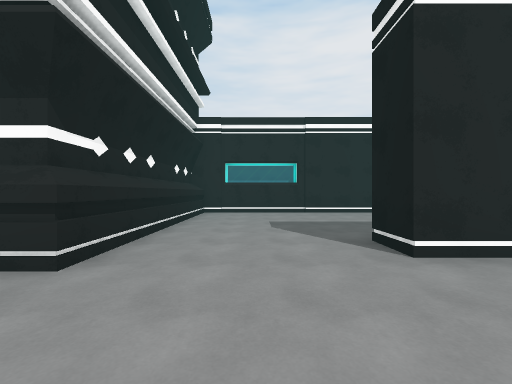
View 1 (above)

24 first-person views from a walk through a 3-D level made in the Unity game engine. The camera is 1.4 m above the floor, looks level and sees 90° across. The floor is counted in squares, 2 m on a side. Each view is taken from the middle of a square. On the plan, view 1 faces up. The plan holds only what a view shows up to about 9 squares ahead; the rest is blank. The place goes on beyond the plan. The player character is not drawn.

View 2
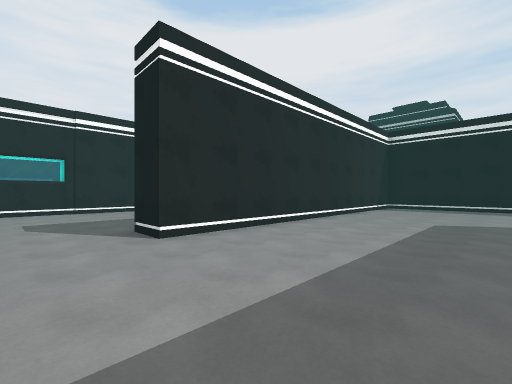

View 3
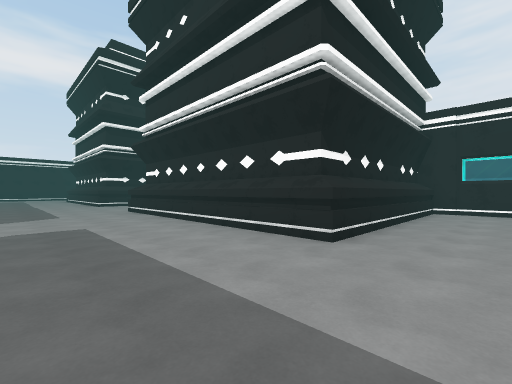

View 4
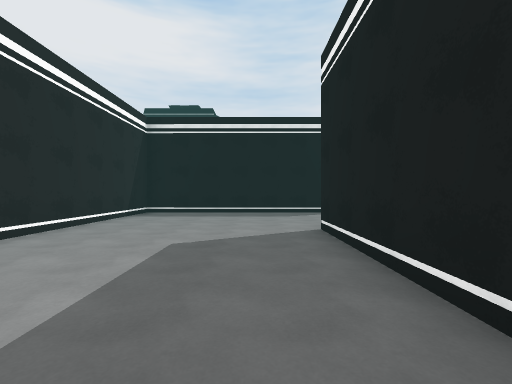

View 5
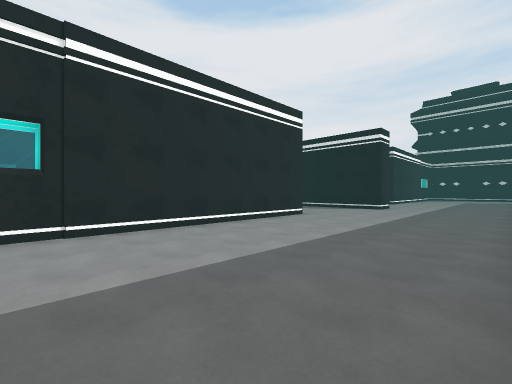

View 6
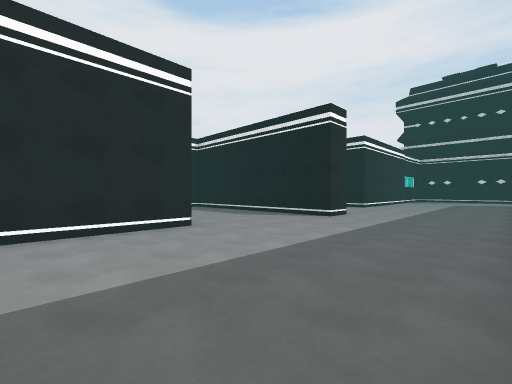

View 7
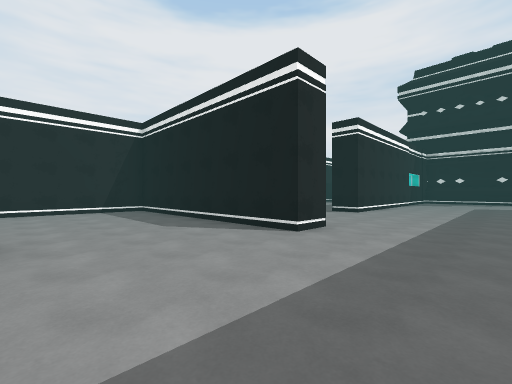

View 8
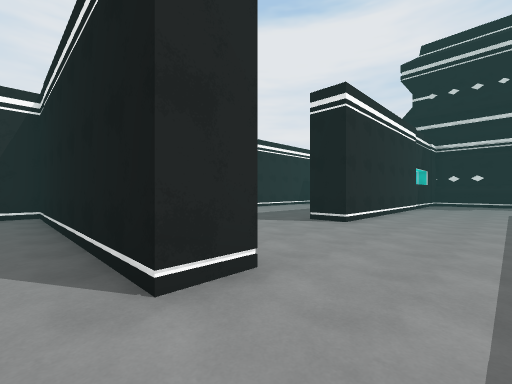

View 9
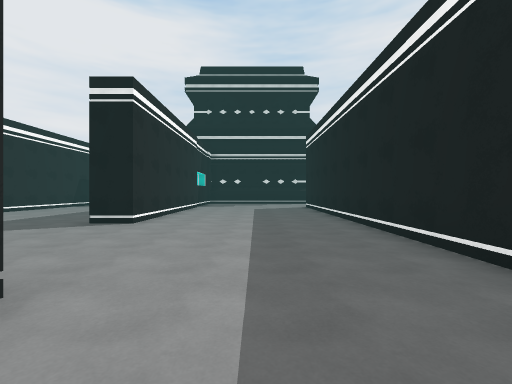

View 10
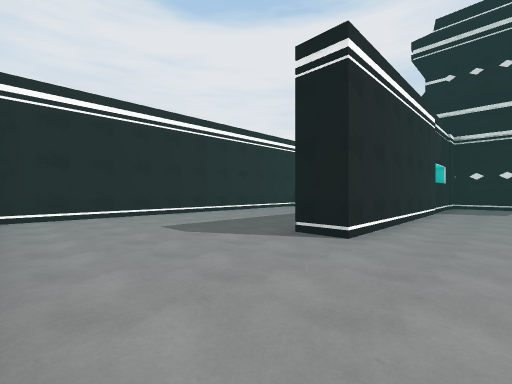

View 11
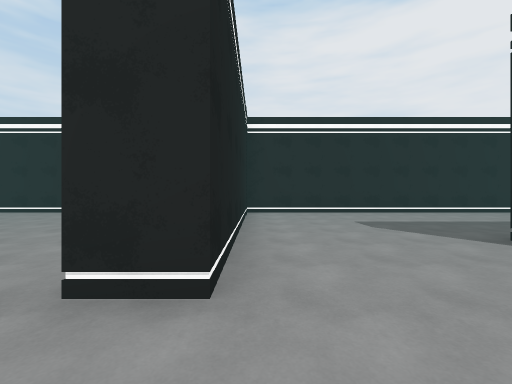

View 12
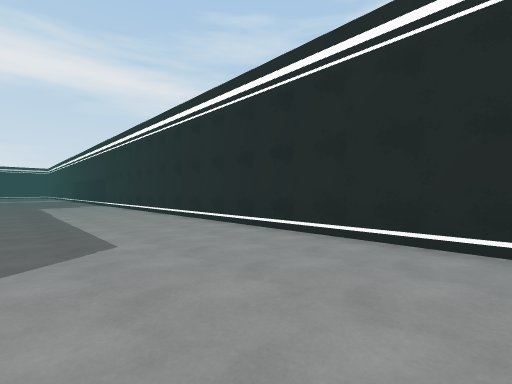

View 13
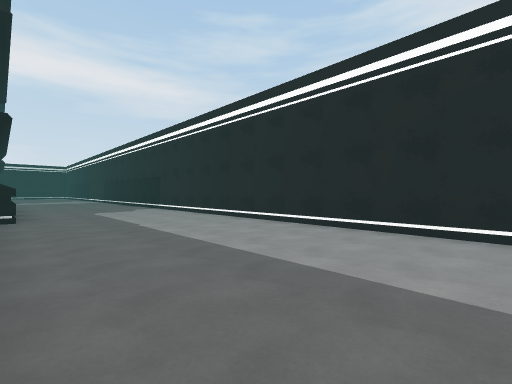

View 14
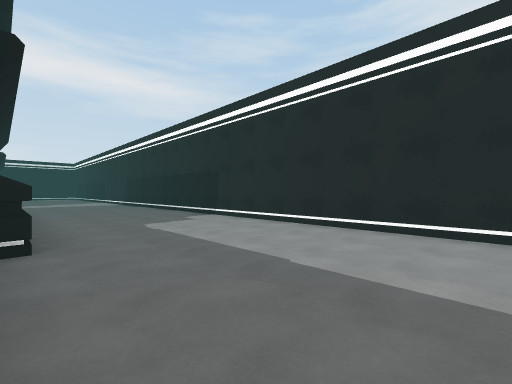

View 15
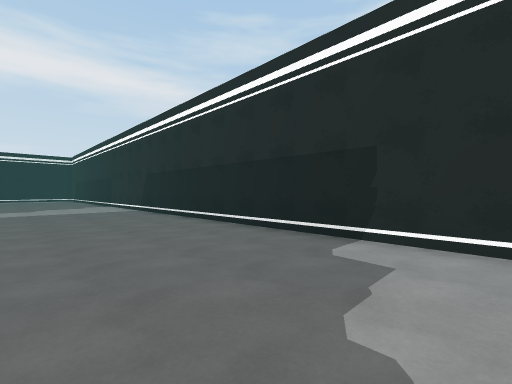

View 16
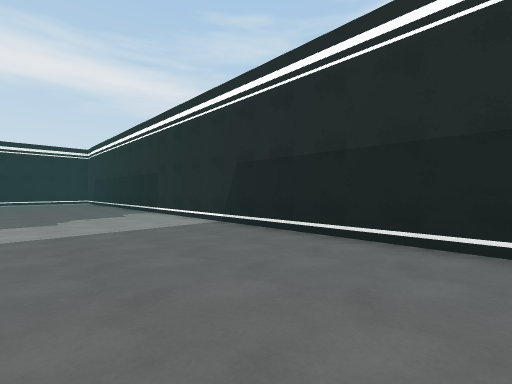

View 17
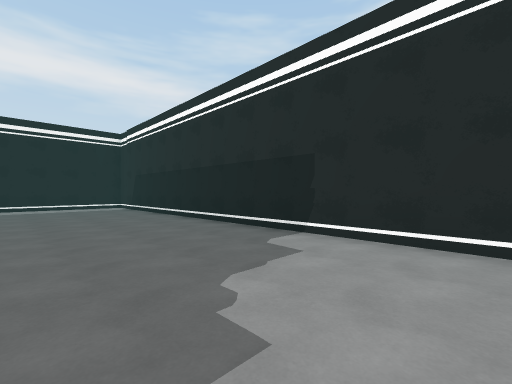

View 18
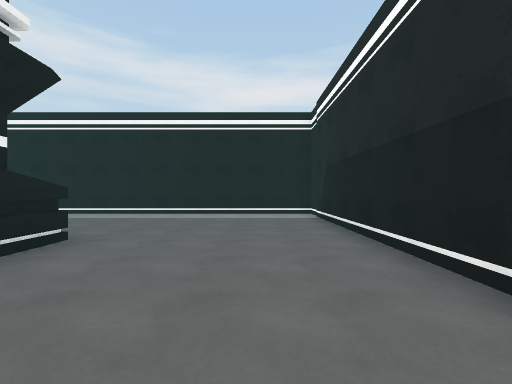

View 19
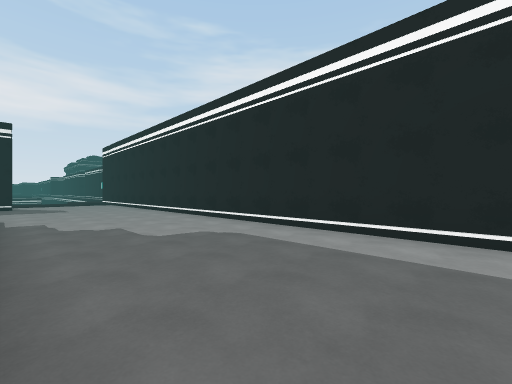

View 20
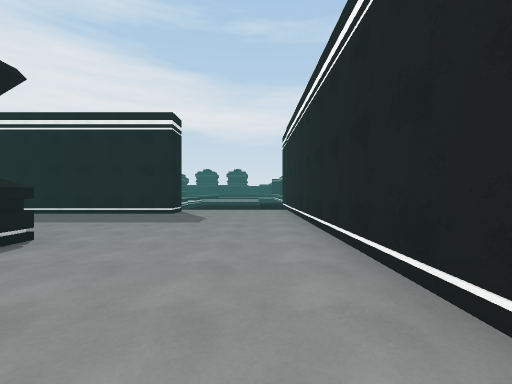

View 21
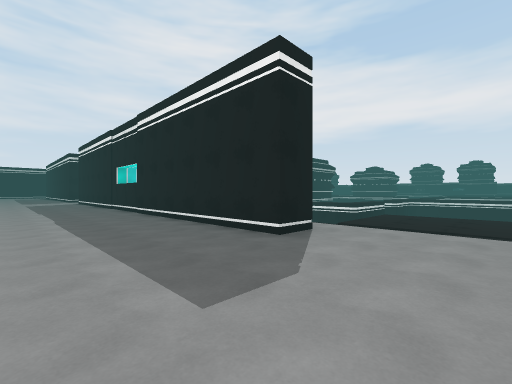

View 22
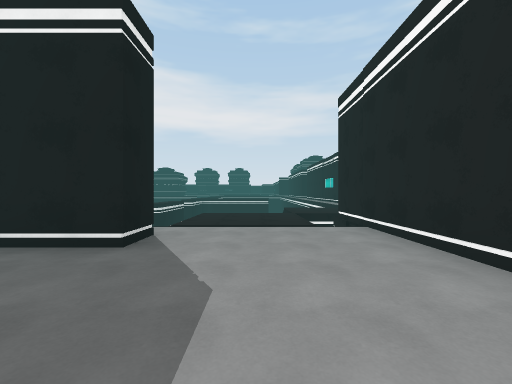

View 23
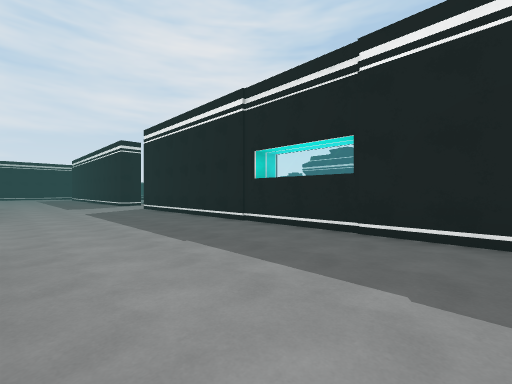

View 24
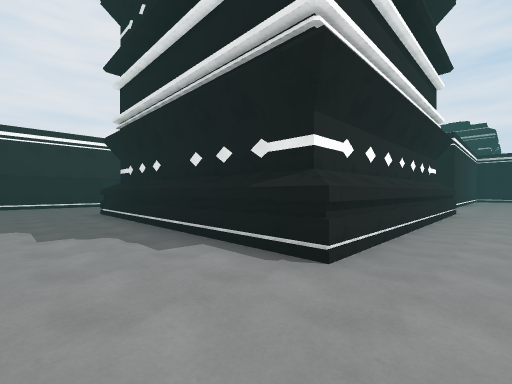

### Floor plan
Points are (right, up) in squares from view 1. A wall is a line through its corners. A room is listed if a view was taken in it or the views show most of it. See-through windows are left out.
Room 1 (views 1, 2, 3, 4, 5, 6, 7, 8, 9, 10, 11, 12, 13, 14, 15, 16, 17, 18, 19, 20, 21, 22, 23, 24)
walls: (4.1, -2.2) (7.9, -2.2); (7.9, 8.7) (-1.7, 8.7) (-1.7, 2.3) (-9.7, 2.3) (-9.7, 10.2); (11.7, -3.2) (11.7, 2.7) (1.7, 2.7) (1.7, 3.8); (13.2, 3.7) (20, 3.7); (-21.8, 2.2) (-21.8, 2.8); (-22.3, -3.2) (-22.3, -2.2) (-9.5, -2.2); (-21.8, 10.3) (-20.8, 10.3); (-26.2, 13.9) (-26.2, -4.4); (22.5, 8.7) (16.7, 8.7) (16.7, 9.8); (21.8, 14.7) (12.7, 14.7) (12.7, 7.7) (11.7, 7.7) (11.7, 14.7) (-25.2, 14.7)
objects: other object (-29, -6); other object (-28, -6) to (-27, -5); other object (-26, -6) to (-26, -5); other object (-24, 15)

Positions as (right, up) in squares from view 1, and headings:
1: (0, 0), facing up
2: (0, -1), facing up-right
3: (0, -1), facing up-left
4: (3, -1), facing right
5: (1, 4), facing up-right
6: (5, 4), facing up-right
7: (8, 5), facing up-right
8: (11, 6), facing up-right
9: (11, 6), facing right
10: (13, 7), facing up-right
11: (13, 6), facing up
12: (10, 11), facing up-left
13: (6, 10), facing up-left
14: (2, 10), facing up-left
15: (-3, 11), facing up-left
16: (-8, 11), facing up-left
17: (-14, 11), facing up-left
18: (-18, 13), facing left
19: (-22, 11), facing down-left
20: (-25, 6), facing down
21: (-25, 1), facing down-right
22: (-24, 1), facing down
23: (-18, 2), facing down-right
24: (-12, 1), facing up-right
